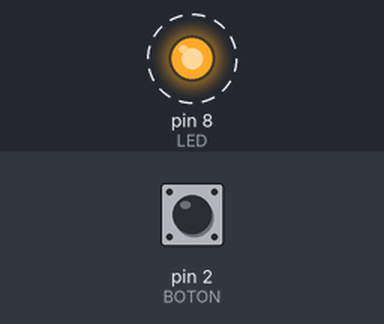
The sketch below on a simulated Arduino Uno, built with avr-gcc and run on an emulated ATmega328P. Shown: output pins drawn as LEDs (lit = HIGH). Dashed ring = blinking. The test bench sets the inputs (shaded band); at power-on: pin 2 (BOTON) HIGH. What the sketch prints to the serial monitor is not drawn.

Above: at 0.2 s.
Timing chart, 0 to 3.0 s (numbered marks = the images above):
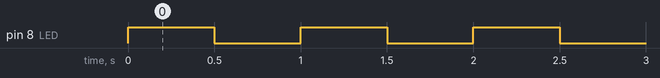

The sketch:

practica5-1.ino
```cpp
const int BOTON = 2;        // INT0
const int LED = 8;

volatile int contador = 0;  // variable compartida con la ISR

void ISR_boton() {
  contador++;               // solo incrementa, muy corto
}

void setup() {
  pinMode(BOTON, INPUT_PULLUP);
  pinMode(LED, OUTPUT);
  attachInterrupt(digitalPinToInterrupt(BOTON), ISR_boton, FALLING);
  Serial.begin(9600);
}

void loop() {
  // El programa principal sigue ejecutándose sin bloquearse
  digitalWrite(LED, !digitalRead(LED));
  Serial.print("Pulsaciones: ");
  Serial.println(contador);
  delay(500);               // el LED parpadea cada 500 ms
}
```

Measured:
- by itself, pin 8 (LED): alternates HIGH for 0.50 s and LOW for 0.50 s
